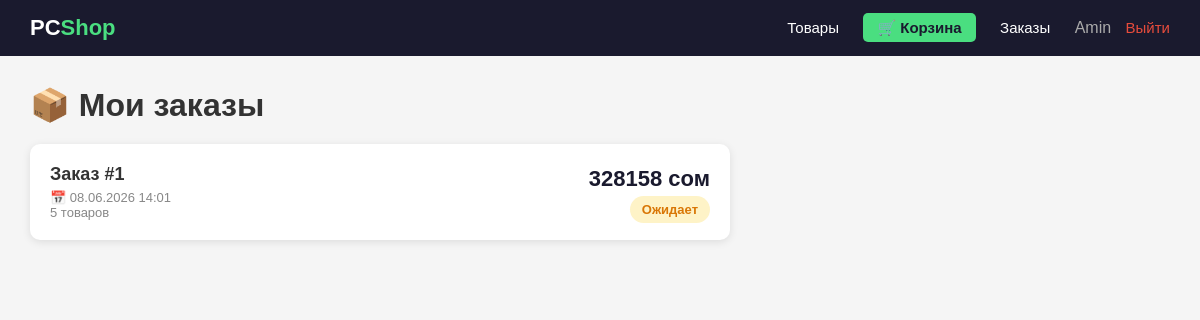
Page /orders/my/ (signed in) on the committed database.
### orders/models.py (models this page shows, shortened)
class Order(models.Model):
    STATUS_CHOICES = [
        ('pending', 'Ожидает'),
        ('processing', 'В обработке'),
        ('completed', 'Выполнен'),
        ('cancelled', 'Отменён'),
    ]
    user = models.ForeignKey(User, on_delete=models.CASCADE)
    created_at = models.DateTimeField(auto_now_add=True)
    status = models.CharField(max_length=25, choices=STATUS_CHOICES, default='pending')
    total_price = models.IntegerField(default=0)

### orders/views.py (the view)
# urls.py: path('my/', views.my_orders, name='my_orders'),
@login_required
def my_orders(request):
    orders = Order.objects.filter(user=request.user).order_by('-created_at')
    return render(request, 'orders/my_orders.html', {'orders': orders})

### orders/templates/orders/my_orders.html (shortened to what this page needs)
{% extends 'products/base.html' %}
{% block content %}
<h1 style="margin-bottom:20px;">📦 Мои заказы</h1>
{% if orders %}
    {% for order in orders %}
    <a href="/orders/{{ order.pk }}/" style="text-decoration:none; color:#333;">
        <div style="background:white; border-radius:10px; padding:20px; margin-bottom:15px; max-width:700px; box-shadow:0 2px 8px rgba(0,0,0,0.1); display:flex; justify-content:space-between; align-items:center;">
            <div>
                <p style="font-weight:bold; font-size:18px;">Заказ #{{ order.pk }}</p>
                <p style="color:#888; font-size:13px; margin-top:5px;">📅 {{ order.created_at|date:"d.m.Y H:i" }}</p>
                <p style="color:#888; font-size:13px;">{{ order.items.count }} товаров</p>
            </div>
            <div style="text-align:right;">
                <p style="font-size:22px; font-weight:bold; color:#1a1a2e; margin-bottom:8px;">{{ order.total_price }} сом</p>
                <span style="
                    padding:6px 12px;
                    border-radius:20px;
                    font-size:13px;
                    font-weight:bold;
                    {% if order.status == 'pending' %}background:#fef3c7; color:#d97706;
                    {% elif order.status == 'processing' %}background:#dbeafe; color:#2563eb;
                    {% elif order.status == 'completed' %}background:#d1fae5; color:#059669;
                    {% else %}background:#fee2e2; color:#dc2626;{% endif %}
                ">{{ order.get_status_display }}</span>
            </div>
        </div>
    </a>
    {% endfor %}
{% endif %}
{% endblock %}

### products/templates/products/base.html (shortened to what this page needs)
<!DOCTYPE html>
<html>
<head>
</head>
<body>
    <nav>
        <a class="logo" href="/products/">PC<span>Shop</span></a>
        <div class="nav-links">
            <a href="/products/">Товары</a>
            {% if user.is_authenticated %}
                <a href="/cart/" class="btn-cart">🛒 Корзина</a>
                <a href="/orders/my/">Заказы</a>
                <span style="color:#aaa; margin-left:20px;">{{ user.username }}</span>
                <a href="/accounts/logout/" style="margin-left:10px; color:#e74c3c;">Выйти</a>
            {% else %}
                <a href="/accounts/login/">Войти</a>
                <a href="/accounts/register/">Регистрация</a>
            {% endif %}
        </div>
    </nav>
    <div class="content">
        {% block content %}{% endblock %}
    </div>
</body>
</html>

### products/templates/products/base.html (style rules this page uses)
* { margin: 0; padding: 0; box-sizing: border-box; }
body { font-family: Arial; background: #f5f5f5; color: #333; }
nav { background: #1a1a2e; padding: 15px 30px; display: flex; justify-content: space-between; align-items: center; }
.logo { color: white; font-size: 22px; font-weight: bold; text-decoration: none; }
.logo span { color: #4ade80; }
.nav-links a { color: white; text-decoration: none; margin-left: 20px; font-size: 15px; }
.btn-cart { background: #4ade80; color: #1a1a2e !important; padding: 6px 14px; border-radius: 5px; font-weight: bold; }
.content { padding: 30px; max-width: 1200px; margin: 0 auto; }

### rows in the picture
Order: pk "1", created_at "08.06.2026 14:01", items.count "5", total_price "328158", status "Ожидает"

### other values in the picture
{{ user.username }} "Amin"
